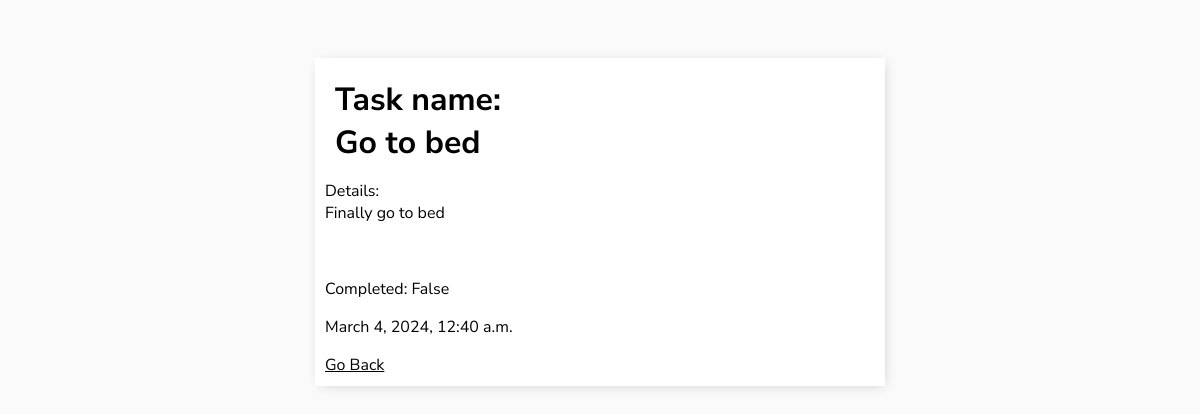
/task/7/ (signed in), run on the app's committed database.
### todo/models.py (models this page shows, shortened)
class Task(models.Model):
    user = models.ForeignKey(User, on_delete=models.CASCADE, null=True, blank=True)
    title = models.CharField(max_length=200, null=True)
    description = models.TextField(null=True)
    complete = models.BooleanField(default=False)
    created = models.DateTimeField(auto_now_add=True)
    class Meta:
        ordering = ['complete']

### todo/views.py (the view)
# urls.py: path('task/<int:pk>/', TaskDetail.as_view(), name='task'),
class TaskDetail(LoginRequiredMixin, DetailView):
    model = Task
    context_object_name = 'task'

### todo/templates/todo/task_detail.html
{% extends 'base.html' %}
{% block content %}
<h1>Task name: <br> {{task.title}}</h1>
<p>Details: <br>{{task.description}}</p>
<br>
<p>Completed: {{task.complete}}</p>
<p>{{task.created}}</p>
<a href="{% url 'tasks' %}">Go Back</a>
{% endblock content %}

### todo/templates/base.html (style rules this page uses)
body { background-color: #FAFAFA; font-family: "Nunito Sans", sans-serif; padding-top: 50px; }
a, p { color: black; }
h1, h2, h3, h4, h5, h6 { padding: 0px; margin: 10px; }

### data on the page
Task: title "Go to bed", description "Finally go to bed", complete "False", created "March 4, 2024, 12:40 a.m."
